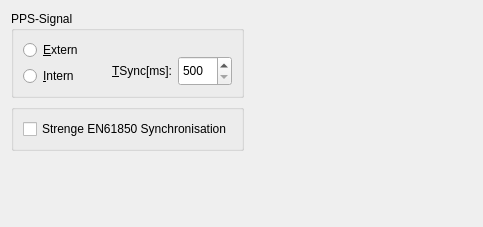
     <widget class="QWidget" name="SyncTabPage">
      <attribute name="title">
       <string>Synchronisation</string>
      </attribute>
      <layout class="QGridLayout">
       <item row="0" column="0">
        <layout class="QVBoxLayout">
         <item>
          <widget class="Q3ButtonGroup" name="SyncButtonGroup">
           <property name="sizePolicy">
            <sizepolicy hsizetype="Preferred" vsizetype="Preferred">
             <horstretch>0</horstretch>
             <verstretch>0</verstretch>
            </sizepolicy>
           </property>
           <property name="title">
            <string>PPS-Signal</string>
           </property>
           <property name="exclusive" stdset="0">
            <bool>false</bool>
           </property>
           <property name="radioButtonExclusive" stdset="0">
            <bool>true</bool>
           </property>
           <layout class="QHBoxLayout">
            <item>
             <layout class="QVBoxLayout">
              <item>
               <widget class="QRadioButton" name="SyncRadioButton1">
                <property name="sizePolicy">
                 <sizepolicy hsizetype="Minimum" vsizetype="Minimum">
                  <horstretch>0</horstretch>
                  <verstretch>0</verstretch>
                 </sizepolicy>
                </property>
                <property name="text">
                 <string>&amp;Extern</string>
                </property>
                <property name="shortcut">
                 <string>Alt+E</string>
                </property>
               </widget>
              </item>
              <item>
               <widget class="QRadioButton" name="SyncRadioButton2">
                <property name="sizePolicy">
                 <sizepolicy hsizetype="Minimum" vsizetype="Minimum">
                  <horstretch>0</horstretch>
                  <verstretch>0</verstretch>
                 </sizepolicy>
                </property>
                <property name="text">
                 <string>&amp;Intern</string>
                </property>
                <property name="shortcut">
                 <string>Alt+I</string>
                </property>
               </widget>
              </item>
             </layout>
            </item>
            <item>
             <layout class="QVBoxLayout">
              <item>
               <spacer name="spacer77">
                <property name="orientation">
                 <enum>Qt::Vertical</enum>
                </property>
                <property name="sizeType">
                 <enum>QSizePolicy::Preferred</enum>
                </property>
                <property name="sizeHint" stdset="0">
                 <size>
                  <width>20</width>
                  <height>16</height>
                 </size>
                </property>
               </spacer>
              </item>
              <item>
               <layout class="QHBoxLayout">
                <item>
                 <spacer name="spacer12">
                  <property name="orientation">
                   <enum>Qt::Horizontal</enum>
                  </property>
                  <property name="sizeType">
                   <enum>QSizePolicy::Preferred</enum>
                  </property>
                  <property name="sizeHint" stdset="0">
                   <size>
                    <width>16</width>
                    <height>20</height>
                   </size>
                  </property>
                 </spacer>
                </item>
                <item>
                 <widget class="QLabel" name="TSyncLabel">
                  <property name="sizePolicy">
                   <sizepolicy hsizetype="Minimum" vsizetype="Minimum">
                    <horstretch>0</horstretch>
                    <verstretch>0</verstretch>
                   </sizepolicy>
                  </property>
                  <property name="text">
                   <string>&amp;TSync[ms]:</string>
                  </property>
                  <property name="wordWrap">
                   <bool>false</bool>
                  </property>
                  <property name="buddy">
                   <cstring>TSyncSpinBox</cstring>
                  </property>
                 </widget>
                </item>
                <item>
                 <widget class="QSpinBox" name="TSyncSpinBox">
                  <property name="sizePolicy">
                   <sizepolicy hsizetype="Minimum" vsizetype="Minimum">
                    <horstretch>0</horstretch>
                    <verstretch>0</verstretch>
                   </sizepolicy>
                  </property>
                  <property name="minimum">
                   <number>500</number>
                  </property>
                  <property name="maximum">
                   <number>2500</number>
                  </property>
                  <property name="singleStep">
                   <number>100</number>
                  </property>
                 </widget>
                </item>
               </layout>
              </item>
             </layout>
            </item>
           </layout>
          </widget>
         </item>
        </layout>
       </item>
       <item row="0" column="1">
        <spacer name="spacer85">
         <property name="orientation">
          <enum>Qt::Horizontal</enum>
         </property>
         <property name="sizeType">
          <enum>QSizePolicy::Expanding</enum>
         </property>
         <property name="sizeHint" stdset="0">
          <size>
           <width>228</width>
           <height>20</height>
          </size>
         </property>
        </spacer>
       </item>
       <item row="1" column="0">
        <widget class="Q3GroupBox" name="groupBox">
         <property name="title">
          <string/>
         </property>
         <property name="alignment">
          <set>Qt::AlignLeading|Qt::AlignLeft|Qt::AlignVCenter</set>
         </property>
         <layout class="QVBoxLayout" name="verticalLayout">
          <item>
           <widget class="QCheckBox" name="SSynccheckBox">
            <property name="text">
             <string>Strenge EN61850 Synchronisation</string>
            </property>
           </widget>
          </item>
         </layout>
        </widget>
       </item>
       <item row="1" column="1">
        <spacer name="horizontalSpacer">
         <property name="orientation">
          <enum>Qt::Horizontal</enum>
         </property>
         <property name="sizeHint" stdset="0">
          <size>
           <width>228</width>
           <height>20</height>
          </size>
         </property>
        </spacer>
       </item>
       <item row="2" column="0">
        <spacer name="verticalSpacer">
         <property name="orientation">
          <enum>Qt::Vertical</enum>
         </property>
         <property name="sizeHint" stdset="0">
          <size>
           <width>20</width>
           <height>65</height>
          </size>
         </property>
        </spacer>
       </item>
      </layout>
     </widget>
